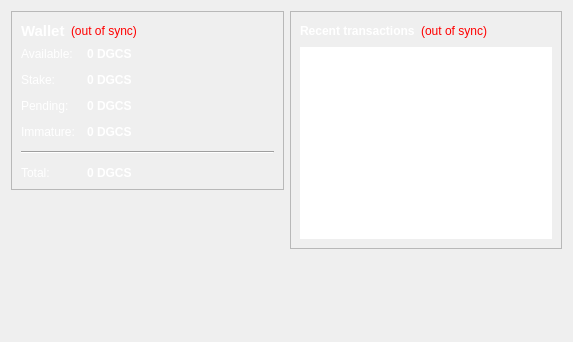
<?xml version="1.0" encoding="UTF-8"?>
<ui version="4.0">
 <class>OverviewPage</class>
 <widget class="QWidget" name="OverviewPage">
  <property name="geometry">
   <rect>
    <x>0</x>
    <y>0</y>
    <width>573</width>
    <height>342</height>
   </rect>
  </property>
  <property name="windowTitle">
   <string>Form</string>
  </property>
  <property name="styleSheet">
   <string notr="true">color: rgb(255, 255, 255);</string>
  </property>
  <layout class="QHBoxLayout" name="horizontalLayout" stretch="1,1">
   <item>
    <layout class="QVBoxLayout" name="verticalLayout_2">
     <item>
      <widget class="QFrame" name="frame">
       <property name="frameShape">
        <enum>QFrame::StyledPanel</enum>
       </property>
       <property name="frameShadow">
        <enum>QFrame::Raised</enum>
       </property>
       <layout class="QVBoxLayout" name="verticalLayout_4">
        <item>
         <layout class="QHBoxLayout" name="horizontalLayout_4">
          <item>
           <widget class="QLabel" name="label_5">
            <property name="font">
             <font>
              <pointsize>11</pointsize>
              <weight>75</weight>
              <bold>true</bold>
             </font>
            </property>
            <property name="text">
             <string>Wallet</string>
            </property>
           </widget>
          </item>
          <item>
           <widget class="QLabel" name="labelWalletStatus">
            <property name="toolTip">
             <string>The displayed information may be out of date. Your wallet automatically synchronizes with the DigitalCredits network after a connection is established, but this process has not completed yet.</string>
            </property>
            <property name="styleSheet">
             <string notr="true">QLabel { color: red; }</string>
            </property>
            <property name="text">
             <string notr="true">(out of sync)</string>
            </property>
            <property name="alignment">
             <set>Qt::AlignLeading|Qt::AlignLeft|Qt::AlignVCenter</set>
            </property>
           </widget>
          </item>
          <item>
           <spacer name="horizontalSpacer_2">
            <property name="orientation">
             <enum>Qt::Horizontal</enum>
            </property>
            <property name="sizeHint" stdset="0">
             <size>
              <width>40</width>
              <height>20</height>
             </size>
            </property>
           </spacer>
          </item>
         </layout>
        </item>
        <item>
         <layout class="QFormLayout" name="formLayout_2">
          <property name="fieldGrowthPolicy">
           <enum>QFormLayout::AllNonFixedFieldsGrow</enum>
          </property>
          <property name="horizontalSpacing">
           <number>12</number>
          </property>
          <property name="verticalSpacing">
           <number>12</number>
          </property>
          <item row="0" column="0">
           <widget class="QLabel" name="label">
            <property name="text">
             <string>Available:</string>
            </property>
           </widget>
          </item>
          <item row="0" column="1">
           <widget class="QLabel" name="labelBalance">
            <property name="font">
             <font>
              <weight>75</weight>
              <bold>true</bold>
             </font>
            </property>
            <property name="cursor">
             <cursorShape>IBeamCursor</cursorShape>
            </property>
            <property name="toolTip">
             <string>Your current spendable balance</string>
            </property>
            <property name="text">
             <string notr="true">0 DGCS</string>
            </property>
            <property name="textInteractionFlags">
             <set>Qt::LinksAccessibleByMouse|Qt::TextSelectableByKeyboard|Qt::TextSelectableByMouse</set>
            </property>
           </widget>
          </item>
          <item row="1" column="0">
           <widget class="QLabel" name="label_6">
            <property name="text">
             <string>Stake:</string>
            </property>
           </widget>
          </item>
          <item row="1" column="1">
           <widget class="QLabel" name="labelStake">
            <property name="font">
             <font>
              <weight>75</weight>
              <bold>true</bold>
             </font>
            </property>
            <property name="cursor">
             <cursorShape>IBeamCursor</cursorShape>
            </property>
            <property name="toolTip">
             <string>Total of coins that was staked, and do not yet count toward the current balance</string>
            </property>
            <property name="text">
             <string notr="true">0 DGCS</string>
            </property>
            <property name="textInteractionFlags">
             <set>Qt::LinksAccessibleByMouse|Qt::TextSelectableByKeyboard|Qt::TextSelectableByMouse</set>
            </property>
           </widget>
          </item>
          <item row="2" column="0">
           <widget class="QLabel" name="label_3">
            <property name="text">
             <string>Pending:</string>
            </property>
           </widget>
          </item>
          <item row="2" column="1">
           <widget class="QLabel" name="labelUnconfirmed">
            <property name="font">
             <font>
              <weight>75</weight>
              <bold>true</bold>
             </font>
            </property>
            <property name="cursor">
             <cursorShape>IBeamCursor</cursorShape>
            </property>
            <property name="toolTip">
             <string>Total of transactions that have yet to be confirmed, and do not yet count toward the current balance</string>
            </property>
            <property name="text">
             <string notr="true">0 DGCS</string>
            </property>
            <property name="textInteractionFlags">
             <set>Qt::LinksAccessibleByMouse|Qt::TextSelectableByKeyboard|Qt::TextSelectableByMouse</set>
            </property>
           </widget>
          </item>
          <item row="3" column="0">
           <widget class="QLabel" name="labelImmatureText">
            <property name="text">
             <string>Immature:</string>
            </property>
           </widget>
          </item>
          <item row="3" column="1">
           <widget class="QLabel" name="labelImmature">
            <property name="font">
             <font>
              <weight>75</weight>
              <bold>true</bold>
             </font>
            </property>
            <property name="toolTip">
             <string>Mined balance that has not yet matured</string>
            </property>
            <property name="text">
             <string notr="true">0 DGCS</string>
            </property>
            <property name="textInteractionFlags">
             <set>Qt::LinksAccessibleByMouse|Qt::TextSelectableByKeyboard|Qt::TextSelectableByMouse</set>
            </property>
           </widget>
          </item>
          <item row="4" column="0" colspan="2">
           <widget class="Line" name="line">
            <property name="orientation">
             <enum>Qt::Horizontal</enum>
            </property>
           </widget>
          </item>
          <item row="5" column="0">
           <widget class="QLabel" name="labelTotalText">
            <property name="text">
             <string>Total:</string>
            </property>
           </widget>
          </item>
          <item row="5" column="1">
           <widget class="QLabel" name="labelTotal">
            <property name="font">
             <font>
              <weight>75</weight>
              <bold>true</bold>
             </font>
            </property>
            <property name="cursor">
             <cursorShape>IBeamCursor</cursorShape>
            </property>
            <property name="toolTip">
             <string>Your current total balance</string>
            </property>
            <property name="text">
             <string notr="true">0 DGCS</string>
            </property>
            <property name="textInteractionFlags">
             <set>Qt::LinksAccessibleByMouse|Qt::TextSelectableByKeyboard|Qt::TextSelectableByMouse</set>
            </property>
           </widget>
          </item>
         </layout>
        </item>
       </layout>
      </widget>
     </item>
     <item>
      <spacer name="verticalSpacer">
       <property name="orientation">
        <enum>Qt::Vertical</enum>
       </property>
       <property name="sizeHint" stdset="0">
        <size>
         <width>20</width>
         <height>40</height>
        </size>
       </property>
      </spacer>
     </item>
    </layout>
   </item>
   <item>
    <layout class="QVBoxLayout" name="verticalLayout_3">
     <item>
      <widget class="QFrame" name="frame_2">
       <property name="frameShape">
        <enum>QFrame::StyledPanel</enum>
       </property>
       <property name="frameShadow">
        <enum>QFrame::Raised</enum>
       </property>
       <layout class="QVBoxLayout" name="verticalLayout">
        <item>
         <layout class="QHBoxLayout" name="horizontalLayout_2">
          <item>
           <widget class="QLabel" name="label_4">
            <property name="text">
             <string>&lt;b&gt;Recent transactions&lt;/b&gt;</string>
            </property>
           </widget>
          </item>
          <item>
           <widget class="QLabel" name="labelTransactionsStatus">
            <property name="toolTip">
             <string>The displayed information may be out of date. Your wallet automatically synchronizes with the DigitalCredits network after a connection is established, but this process has not completed yet.</string>
            </property>
            <property name="styleSheet">
             <string notr="true">QLabel { color: red; }</string>
            </property>
            <property name="text">
             <string notr="true">(out of sync)</string>
            </property>
            <property name="alignment">
             <set>Qt::AlignRight|Qt::AlignTrailing|Qt::AlignVCenter</set>
            </property>
           </widget>
          </item>
          <item>
           <spacer name="horizontalSpacer">
            <property name="orientation">
             <enum>Qt::Horizontal</enum>
            </property>
            <property name="sizeHint" stdset="0">
             <size>
              <width>40</width>
              <height>20</height>
             </size>
            </property>
           </spacer>
          </item>
         </layout>
        </item>
        <item>
         <widget class="QListView" name="listTransactions">
          <property name="styleSheet">
           <string notr="true">QListView { background: transparent; }
color: rgb(0, 0, 0);</string>
          </property>
          <property name="frameShape">
           <enum>QFrame::NoFrame</enum>
          </property>
          <property name="verticalScrollBarPolicy">
           <enum>Qt::ScrollBarAlwaysOff</enum>
          </property>
          <property name="horizontalScrollBarPolicy">
           <enum>Qt::ScrollBarAlwaysOff</enum>
          </property>
          <property name="selectionMode">
           <enum>QAbstractItemView::NoSelection</enum>
          </property>
         </widget>
        </item>
       </layout>
      </widget>
     </item>
     <item>
      <spacer name="verticalSpacer_2">
       <property name="orientation">
        <enum>Qt::Vertical</enum>
       </property>
       <property name="sizeHint" stdset="0">
        <size>
         <width>20</width>
         <height>40</height>
        </size>
       </property>
      </spacer>
     </item>
    </layout>
   </item>
  </layout>
 </widget>
 <resources/>
 <connections/>
</ui>
